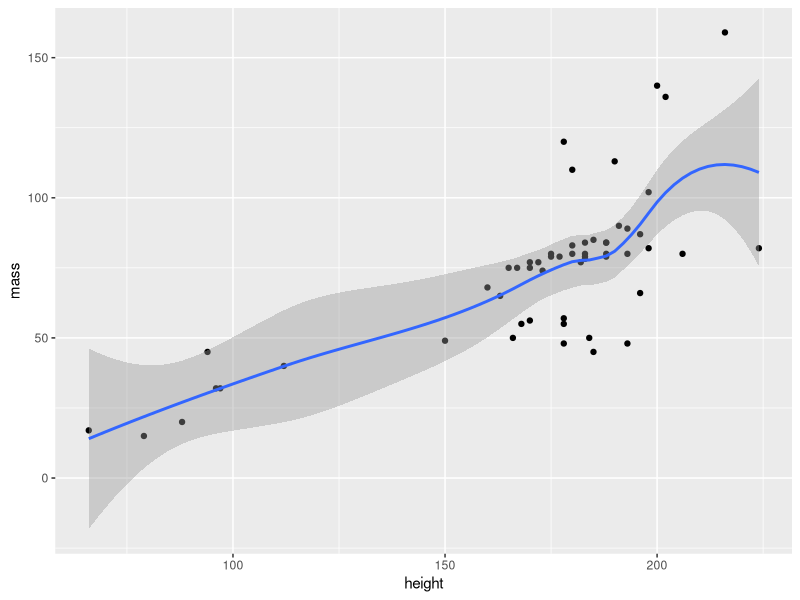
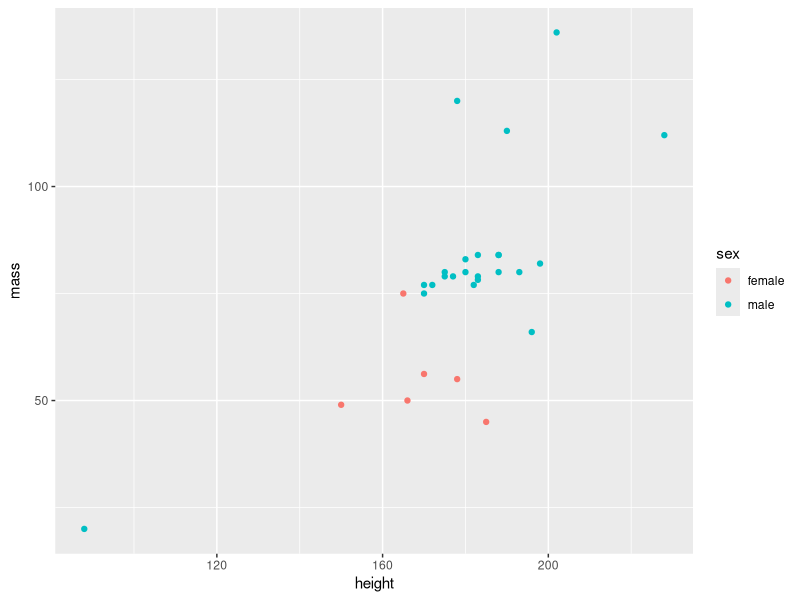

The R source for these figures, in order: (Note: this script raises an error after producing the figures.)
library(dplyr)
library(tidyverse)
library(magrittr)
library(ggplot2)
library(rmarkdown)

paged_table(starwars)

data("starwars")

##Filtrado de la muestra por peso y altura

starwars1 <- starwars %>% filter(mass < 500, height < 225)


starwars1 %>% ggplot(aes(y = mass,x = height)) +
  geom_point() +
  geom_smooth()

##Visualizar los datos pero con el genero

starwars_no_na <- drop_na(starwars)

starwars_no_na %>% ggplot(aes(y = mass, x = height, color = sex)) +
  geom_point() 

##Obtener los 10 humanos mas viejos, masculinos, con plameta natal tatooine

tatooine <- starwars %>% filter(gender == "masculine",species == "Human", homeworld == "Tatooine")
class(tatooine)

head(arrange(tatooine, desc(tatooine$birth_year)),10)

##Arios entre nosotros

tatooine_ario <- tatooine %>% filter(hair_color == "blond", eye_color == "blue")

arrange(tatooine_ario,desc(tatooine_ario$birth_year))

mean(tatooine_ario$height)

##Clasificar especies por su peso, especie naboo y human

naboo_human <- starwars %>% filter(species %in% c("Human","Naboo"))

heavyorlight <- if_else(naboo_human$mass > 79,
                        true = "pesado",
                        false = "ligero",
                        missing = "etereo") 

heavyorlight
pesaje <- data.frame(name = naboo_human$name,height = naboo_human$height,mass = naboo_human$mass,heavyorlight)

arrange(pesaje,desc(pesaje$mass))

##IMC de mis compas aliens

starwars_F <- drop_na(starwars,height,mass)

f_IMC <- function(peso,altura){
  return(peso/(altura^2))
}

starwars_IMC <- data.frame(name = )
